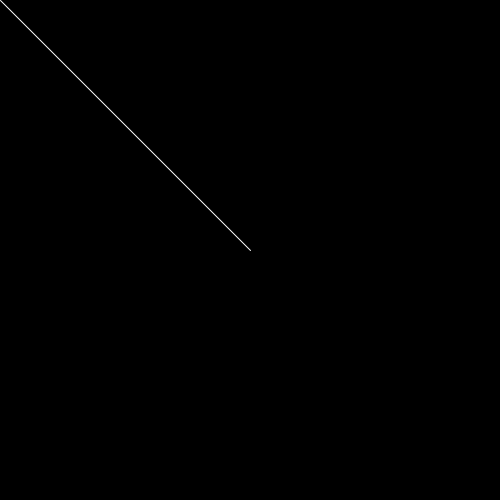
Frame 1 (no input)
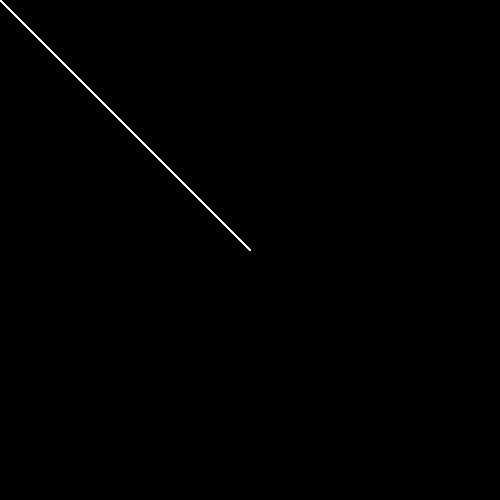
Frame 60 (the mouse pressed at the canvas centre just before this capture)
Frame 120 (the mouse held since frame 60 and released just before this capture): identical to frame 60, image omitted

The Processing sketch that drew these frames (run headless with seeded random() and noise(); from frame 60 on, the mouse is pressed at the canvas centre):

// Processing sketch: starterCode
// ── starterCode.pde
void setup()
{
  size(500, 500);
  background(0);
  stroke(255);  
}
 
void draw()
{
  line(0, 0, width/2, height/2);
}


//line(100, 100, mouseX, mouseY); // example of interactive drawing!
